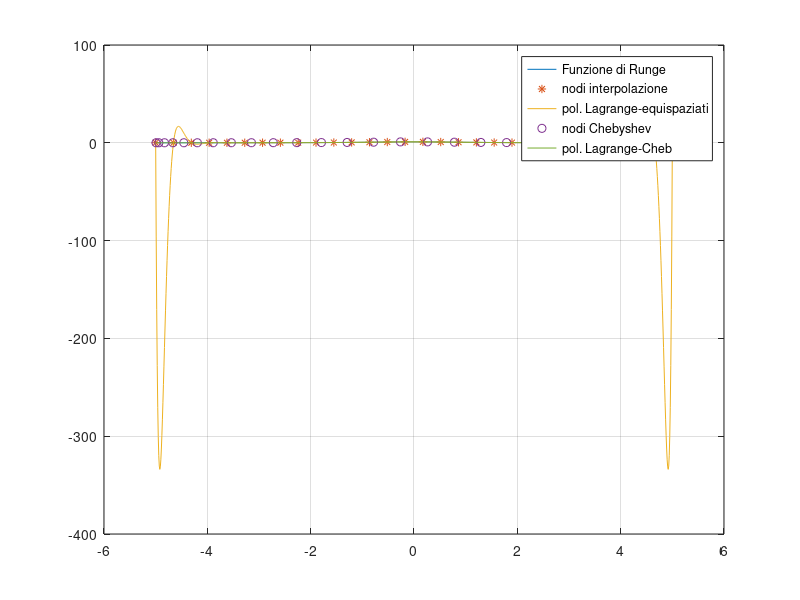

The MATLAB script that drew this image:
%Es 2 interpolazione
clear
clc
close all

f=@(x) 1./(1+x.^2); %funzione di Runge
a=-5; b=5;
x=linspace(a,b,1000);
n=30; %numero di nodi di interpolazione
nodi=linspace(a,b,n);
y_nodi=f(nodi);
p=polyfit(nodi,y_nodi,n-1); %coefficienti polinomio Lagrange nodi equispaziati
y=polyval(p,x);
nodi_cheb=(a+b)/2-(b-a)/2*cos((2*[0:n-1]+1)/(2*(n-1)+2)*pi);%nodi di Chebyshev
y_cheb=f(nodi_cheb);
p_cheb=polyfit(nodi_cheb,y_cheb,n-1); %coefficienti polinomio Lagrange nodi Cheb
yy=polyval(p_cheb,x);
plot(x,f(x)) %grafico funzione Runge
hold on
plot(nodi,y_nodi,'*') %nodi equispaziati
plot(x,y) %grafico polinomio interpolatore con nodi equispaziati
plot(nodi_cheb,y_cheb,'o') %nodi Cheb
plot(x,yy) %grafico polinomio interpolatore con nodi Cheb
grid on
legend('Funzione di Runge','nodi interpolazione','pol. Lagrange-equispaziati',...
    'nodi Chebyshev','pol. Lagrange-Cheb')